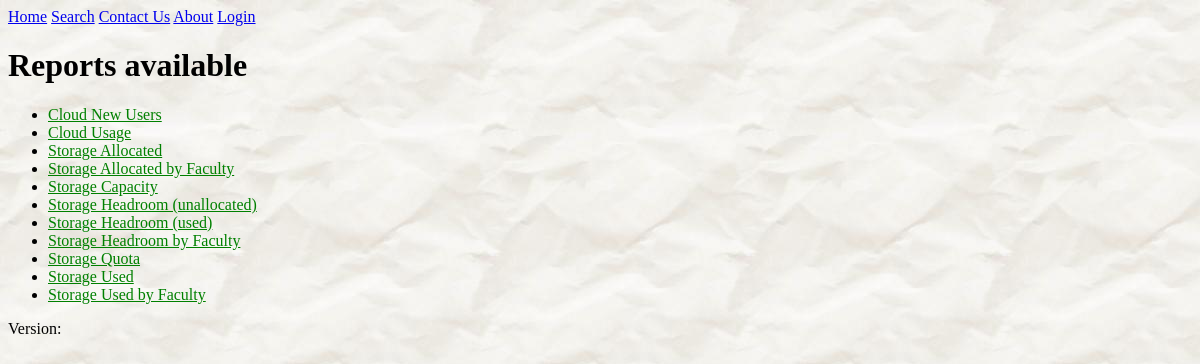
/reports/, run on an earlier commit of the app's database.
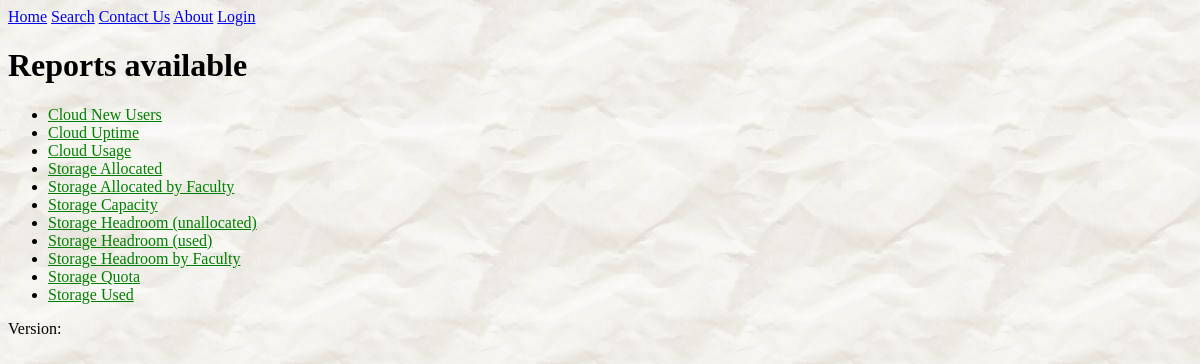
And on a later commit of the database.
### reports/models.py (models this page shows, shortened)
class Report(models.Model):
    report_title = models.CharField(max_length=100)
    pub_date = models.DateTimeField('date published')
    d3_file_name = models.CharField(max_length=100, default='.js')
    description = models.TextField(blank=True, null=True)
    def was_published_recently(self):
        """
        Return True if was published in the last day, False otherwise

        >>> import datetime
        >>> from django.utils import timezone
        >>> from reports.models import Report
        >>> future_report = Report(pub_date=timezone.now()+ datetime.timedelta(days=30), report_title="Futurama")
        >>> future_report.was_published_recently()
        False
        """
        now = timezone.now()
        return now - datetime.timedelta(days=1) <= self.pub_date <= now
    was_published_recently.admin_order_field = 'pub_date'
    was_published_recently.boolean = True
    was_published_recently.short_description = 'Published recently?'

### reports/views.py (the view)
class BrowseView(generic.ListView):
    template_name = 'reports/reports.html'
    context_object_name = 'latest_report_list'
    def get_queryset(self):
        reports = Report.objects.filter(pub_date__lte=timezone.now())
        selected_set = self.request.GET.get('set', '')
        if selected_set == 'cloud':
            reports = reports.filter(report_title__startswith='Cloud')
        elif selected_set == 'storage':
            reports = reports.filter(report_title__startswith='Storage')
        return reports.order_by('report_title')[:11]

### reports/templates/reports/reports.html (shortened to what this page needs)
{%  extends 'base.html' %}
{%  block h1 %}Reports available{%  endblock %}
{%  block content %}
{% if latest_report_list %}
    <ul>
        {% for report in latest_report_list %}
            <li><a href="{% url 'reports:detail' report.id %}">{{ report.report_title }}</a></li>
        {% endfor %}
    </ul>
{% else %}
    <p>No reports are available.</p>
{% endif %}
{% endblock %}

What changed in the data, as far as the page shows it:
no longer on this page (row unchanged): Report: report_title "Storage Used by Faculty"
added Report: report_title "Cloud Uptime"
